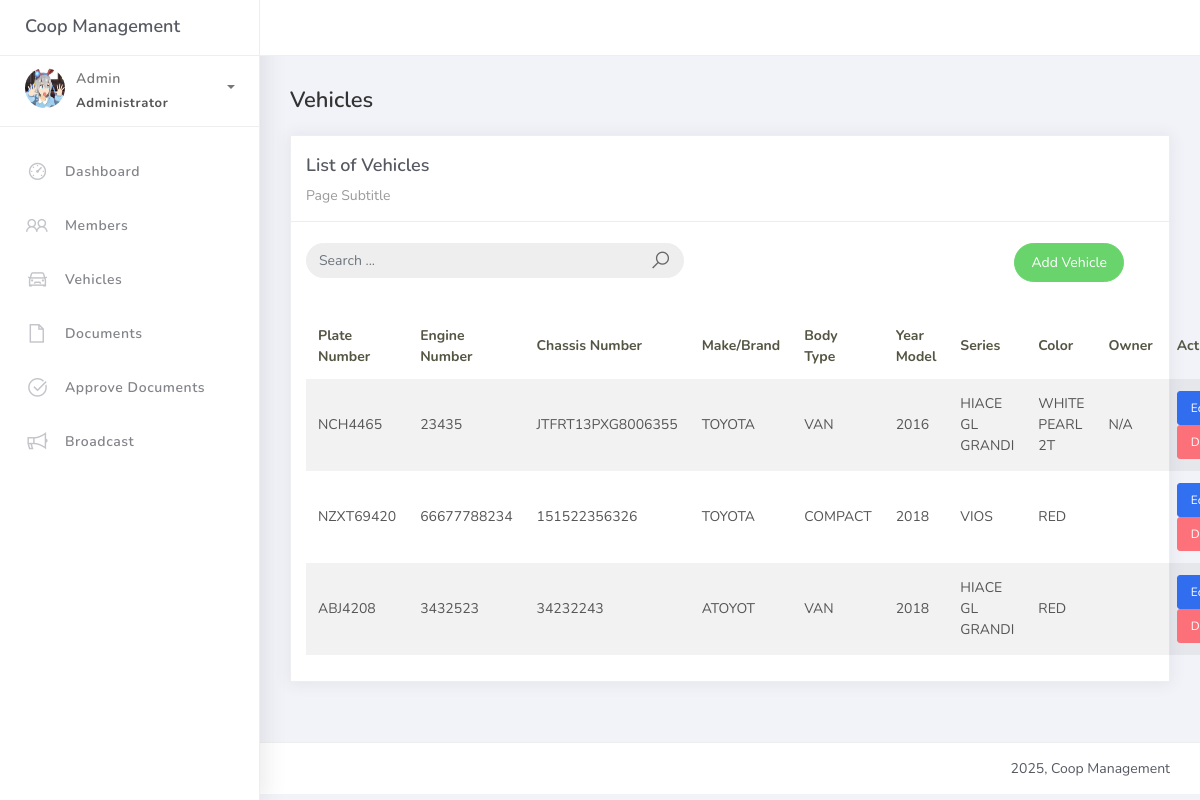
/vehicles/ (signed in), run on an earlier commit of the app's database.
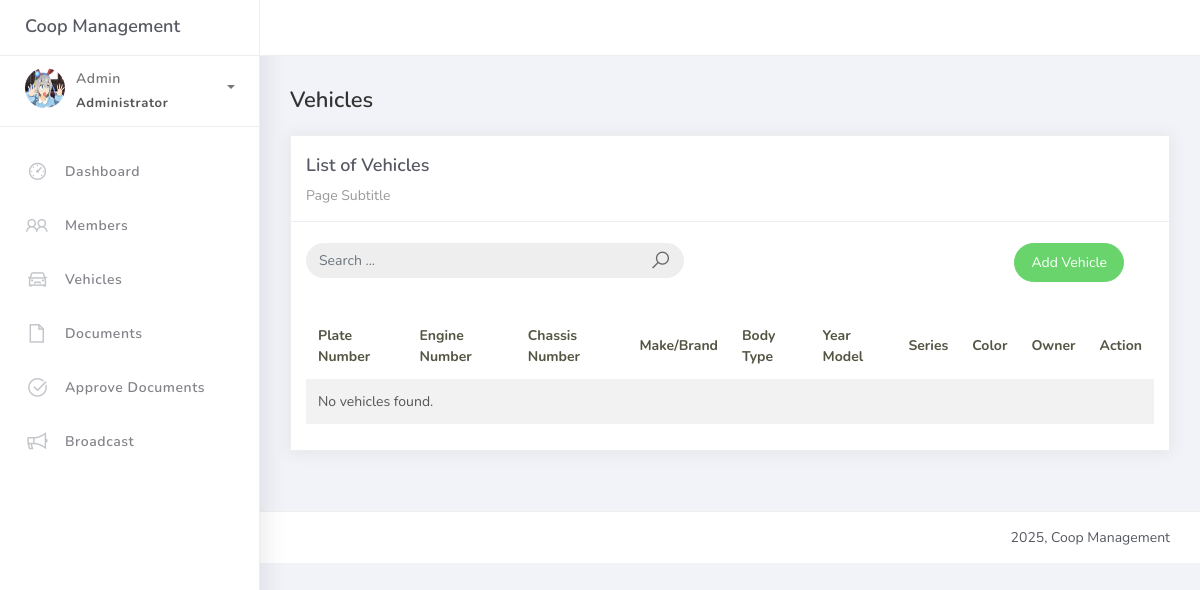
And on a later commit of the database.
### coop/models.py (models this page shows, shortened)
class Vehicle(models.Model):
    plate_number = models.CharField(max_length=20, unique=True)
    engine_number = models.CharField(max_length=50, blank=True, null=True)
    chassis_number = models.CharField(max_length=50, blank=True, null=True)
    make_brand = models.CharField(max_length=100, blank=True, null=True)
    body_type = models.CharField(max_length=50, default="van", editable=False)
    year_model = models.PositiveIntegerField(blank=True, null=True)
    series = models.CharField(max_length=50, blank=True, null=True)
    color = models.CharField(max_length=30, blank=True, null=True)
    member = models.ForeignKey(Member, on_delete=models.SET_NULL, null=True, blank=True, related_name="vehicles")

### coop/views.py (the view, shortened to what this page needs)
# urls.py: path("vehicles/", views.VehicleListView.as_view(), name="vehicle_list"),
@method_decorator(login_required, name='dispatch')
class VehicleListView(ListView):
    model = Vehicle
    template_name = "vehiclelist.html"
    context_object_name = "object_list"
    paginate_by = 10
    def get_queryset(self):
        queryset = super().get_queryset()
        q = self.request.GET.get("q", "")
        return queryset
    def render_to_response(self, context, **response_kwargs):
        if self.request.headers.get('x-requested-with') == 'XMLHttpRequest':
            html = render_to_string(
                "includes/vehicle_table_rows.html", context, request=self.request
            )
            return JsonResponse({'html': html})
        return super().render_to_response(context, **response_kwargs)

### templates/vehiclelist.html (shortened to what this page needs)
{% extends 'base.html' %}
{% load static %}
{% block content %}
<div class="content">
    <div class="container-fluid">
        <h4 class="page-title">Vehicles</h4>
        <div class="row">
            <div class="col-md-12">
                <div class="card">
                    <div class="card-header">
                        <div class="card-title">List of Vehicles</div>
                        <div class="card-category">Page Subtitle</div>
                    </div>
                    <br />
                    <div class="col-md-12 row">
                        <div class="col-md-6">
                            <form class="navbar-left navbar-form nav-search mr-md-3" action="{% url 'vehicle_list' %}">
                                <div class="input-group">
                                    <input type="text" id="vehicle-search" placeholder="Search ..." class="form-control" name="q" autocomplete="off" />
                                    <div class="input-group-append">
                                        <span class="input-group-text">
                                            <i class="la la-search search-icon"></i>
                                        </span>
                                    </div>
                                </div>
                            </form>
                        </div>
                        <div class="col-md-6">
                            <div class="pull-right">
                                <a href="{% url 'vehicle_add' %}" class="btn btn-success btn-rounded"> Add Vehicle</a>
                            </div>
                        </div>
                    </div>
                    <div class="card-body">
                        <div id="vehicle-table-container">
                            <table class="table table-striped mt-3">
                                <thead>
                                    <tr>
                                        <th>Plate Number</th>
                                        <th>Engine Number</th>
                                        <th>Chassis Number</th>
                                        <th>Make/Brand</th>
                                        <th>Body Type</th>
                                        <th>Year Model</th>
                                        <th>Series</th>
                                        <th>Color</th>
                                        <th>Owner</th>
                                        <th>Action</th>
                                    </tr>
                                </thead>
                                <tbody id="vehicle-table-body">
                                    {% include "includes/vehicle_table_rows.html" %}
                                </tbody>
                            </table>
                        </div>
                    </div>
                </div>
            </div>
        </div>
    </div>
</div>
{% endblock %}

### templates/includes/vehicle_table_rows.html
{% for vehicle in object_list %}
<tr>
    <td>{{ vehicle.plate_number }}</td>
    <td>{{ vehicle.engine_number }}</td>
    <td>{{ vehicle.chassis_number }}</td>
    <td>{{ vehicle.make_brand }}</td>
    <td>{{ vehicle.body_type }}</td>
    <td>{{ vehicle.year_model }}</td>
    <td>{{ vehicle.series }}</td>
    <td>{{ vehicle.color }}</td>
    <td>
        {% if vehicle.member %}
            {{ vehicle.member.name }}
        {% else %}
            N/A
        {% endif %}
    </td>
    <td>
    <a href="{% url 'vehicle_edit' vehicle.pk %}" class="btn btn-sm btn-primary">Edit</a>
    <a href="{% url 'vehicle_delete' vehicle.pk %}" class="btn btn-sm btn-danger">Delete</a>
    </td>
</tr>
{% empty %}
<tr>
    <td colspan="10">No vehicles found.</td>
</tr>
{% endfor %}

What changed in the data, as far as the page shows it:
removed Vehicle: plate_number "NCH4465", engine_number "23435", chassis_number "JTFRT13PXG8006355", make_brand "TOYOTA", body_type "VAN", year_model "2016", series "HIACE GL GRANDI", color "WHITE PEARL 2T", shows "N/A"
removed Vehicle: plate_number "NZXT69420", engine_number "66677788234", chassis_number "151522356326", make_brand "TOYOTA", body_type "COMPACT", year_model "2018", series "VIOS", color "RED"
removed Vehicle: plate_number "ABJ4208", engine_number "3432523", chassis_number "34232243", make_brand "ATOYOT", body_type "VAN", year_model "2018", series "HIACE GL GRANDI", color "RED"
Also different on the page:
text now shown: "No vehicles found."
